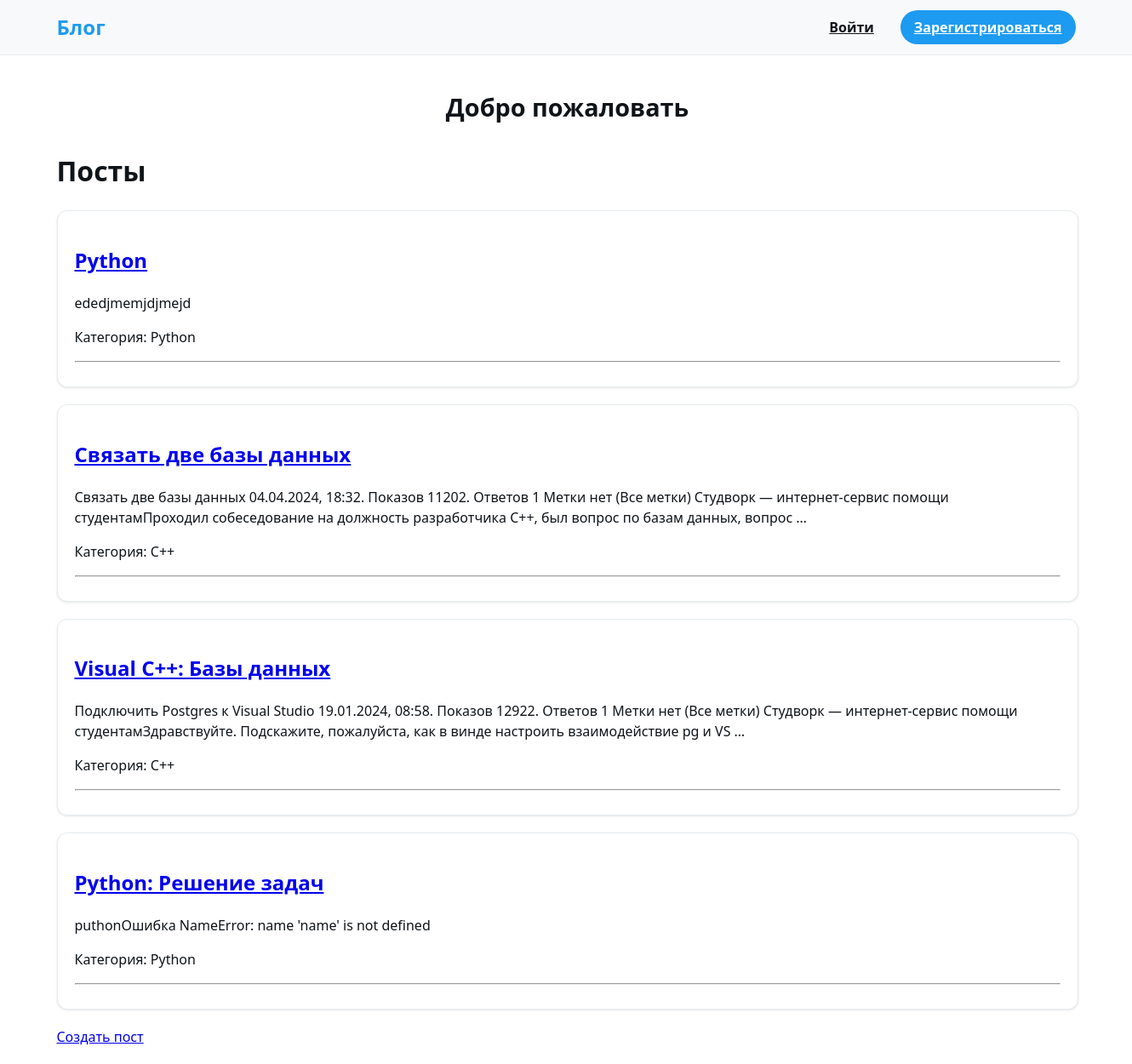
Page /post/ on the committed database.
### blog/models.py (models this page shows, shortened)
class Post(models.Model):
    title = models.CharField(max_length=200)
    content = models.TextField()
    author = models.ForeignKey(User, on_delete=models.CASCADE)
    category = models.ForeignKey(Category,on_delete=models.SET_NULL,null=True, blank=True)
    created_at = models.DateTimeField(auto_now_add=True)

class Category(models.Model):
    name = models.CharField(max_length=50,unique=True)
    def __str__(self):
        return self.name

### blog/views.py (the view)
# urls.py: path('post/',views.post_list,name='post_list'),
def post_list(request):
    users = User.objects.all()
    posts = Post.objects.all().order_by('-created_at')
    return render(request,'blog/post_list.html', {'posts':posts, 'users': users})

### blog/templates/blog/post_list.html
{% extends 'blog/home.html' %}
{% block content %}
<h1>Посты</h1>
{% for post in posts %}
    <div class="post">
        <h2><a href="{% url 'post_detail' post.id %}">{{ post.title }}</a></h2>
        <p>{{ post.content|truncatewords:30 }}</p>
        <p>Категория: {{ post.category }}</p>
        <hr>
    </div>
{% endfor %}
<a href="{% url 'create_post' %}">Создать пост</a>
{% endblock content %}

### blog/templates/blog/home.html (style rules this page uses)
:root { --primary: #1d9bf0; --primary-hover: #1a8cd8; --background: #ffffff; --nav-bg: #f8f9fa; --text: #0f1419; --text-light: #536471; --border: #e6ecf0; --like: #f91880; --shadow: 0 1px 3px rgba(0,0,0,0.1); }
body { font-family: 'Segoe UI', Roboto, Helvetica, Arial, sans-serif; margin: 0; padding: 0; background-color: var(--background); color: var(--text); line-height: 1.5; display: flex; flex-direction: column; min-height: 100vh; }
.post { background-color: var(--background); padding: 20px; border: 1px solid var(--border); margin-bottom: 20px; border-radius: 12px; box-shadow: var(--shadow); transition: transform 0.2s, box-shadow 0.2s; }

### rows in the picture
Post: title "Python", content "ededjmemjdjmejd", category "Python"
Post: title "Связать две базы данных", content "Связать две базы данных 04.04.2024, 18:32. Показов 11202. Ответов 1 Метки нет (Все метки) Студворк — интернет-сервис помощи студентамПроходил собеседование на должность разработчика С++, был вопрос по базам данных, вопрос …", category "C++"
Post: title "Visual C++: Базы данных", content "Подключить Postgres к Visual Studio 19.01.2024, 08:58. Показов 12922. Ответов 1 Метки нет (Все метки) Студворк — интернет-сервис помощи студентамЗдравствуйте. Подскажите, пожалуйста, как в винде настроить взаимодействие pg и VS …", category "C++"
Post: title "Python: Решение задач", content "puthonОшибка NameError: name 'name' is not defined", category "Python"
